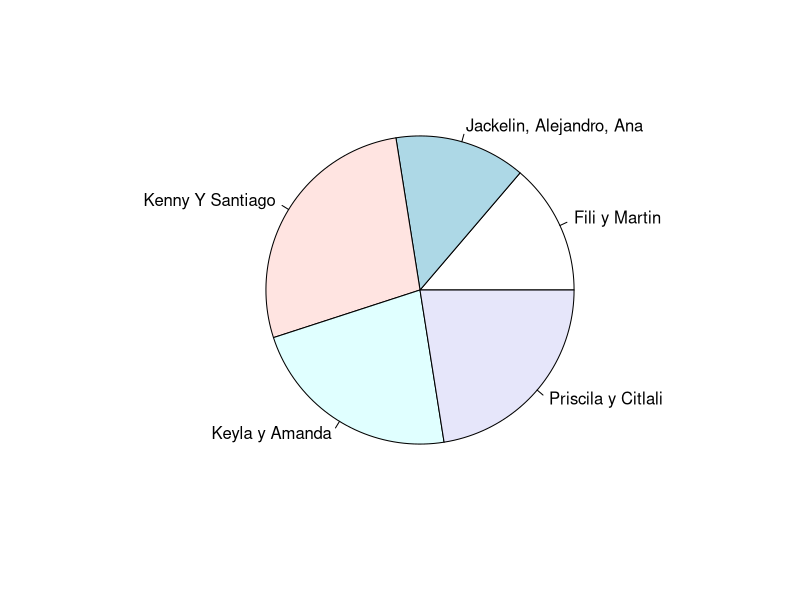
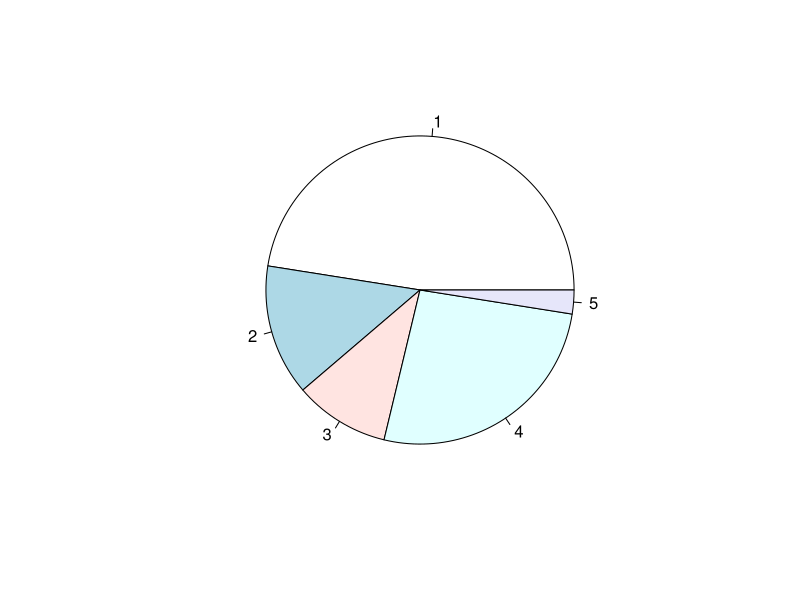

Generate these figures, in order, with R:
# Entrevista
# 07/09/2022

Entrevista <- read.csv("Datos/Encuesta_codificada.csv", header = T)
Entrevista$Entrev <- as.factor(Entrevista$Entrev)
Entrevista$oi_2a <- as.factor(Entrevista$oi_2a)
Entrevista$oi_4a <- as.factor(Entrevista$oi_4a)

# Convertir variables a factores

Entrevista$Genero <- as.factor(Entrevista$Genero)
levels(Entrevista$Genero)

Entrevista$Carrera <- as.factor(Entrevista$Carrera)
levels(Entrevista$Carrera)

Entrevista$Semestre <- as.factor(Entrevista$Semestre)
levels(Entrevista$Semestre)


# Funcion para transformar caracteres a fechas

library(lubridate)

gen <- table(Entrevista$Genero)
round(gen/length(Entrevista$Genero)*100,1)

# Que equipo entrevistador tuvo mas encuestas?

ent <- table(Entrevista$Entrev)
prop.table(ent)*100
pie(prop.table(ent)*100)

# Cual es el porcentaje de alumnos entrevistados por carrera?

table(Entrevista$Carrera)
car <- table(Entrevista$Carrera)
prop.table(car)*100

# Cuantos alumnos participaron por semestre?

sem <- table(Entrevista$Semestre)
prop.table(sem)*100

# Cual es el rango de edad de los participantes?
range(Entrevista$Edad)

# Como te enteraste de la facultad?

conFCF <- table(Entrevista$oi_1)
prop.table(conFCF)*100
pie(prop.table(conFCF)*100)
        

# Fue tu primera opcion la FCF?

op <- table(Entrevista$oi_2) 
prop.table(op)*100

# Presentaste en otra Facultad?

of <- table(Entrevista$oi_2a)
prop.table(of)*100

# Estuviste inscrito en otra Facultad ?

oi_4 <- table(Entrevista$oi_4)
prop.table(oi_4)*100

# Donde estaba inscrito ?

oi_4a <- table(Entrevista$oi_4a)
prop.table(oi_4a)*100

# Convivencia

ef_1 <- table(Entrevista$ef_1)
prop.table(Entrevista$ef_1)*100

ins_1 <- table(Entrevista$ins_1)
prop.table(ins_1)*100

ap_1 <- table(Entrevista$ap_1)
prop.table(ap_1)*100

ap_2 <- table(Entrevista$ap_2)
prop.table(ap_2)*100

ap_3 <- table(Entrevista$ap_3)
prop.table(ap_3)*100


# Guardar la BD con los datos nuevos en formato csv
write.csv(Entrevista, "Encuesta_codificada.csv")



